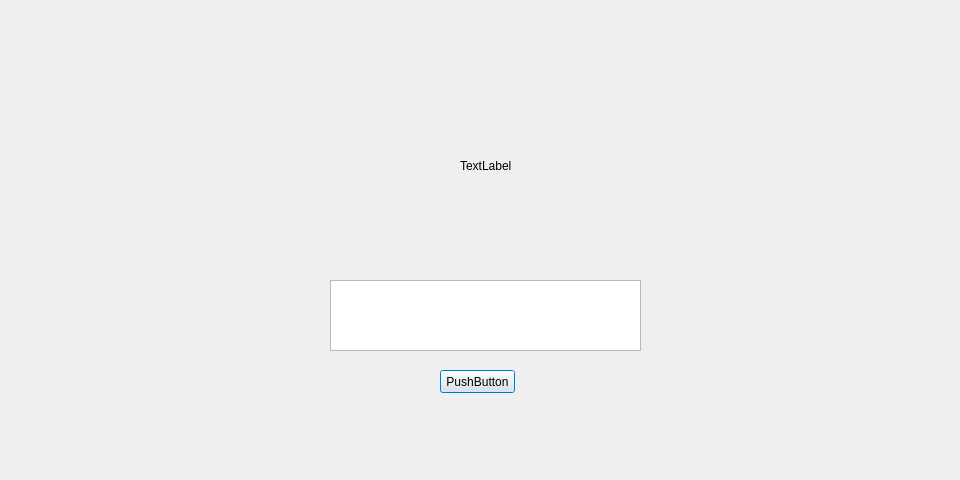
<?xml version="1.0" encoding="UTF-8"?>
<ui version="4.0">
 <class>Dialog</class>
 <widget class="QDialog" name="Dialog">
  <property name="geometry">
   <rect>
    <x>0</x>
    <y>0</y>
    <width>960</width>
    <height>480</height>
   </rect>
  </property>
  <property name="windowTitle">
   <string>Dialog</string>
  </property>
  <widget class="QPushButton" name="pushButton">
   <property name="geometry">
    <rect>
     <x>440</x>
     <y>370</y>
     <width>75</width>
     <height>23</height>
    </rect>
   </property>
   <property name="text">
    <string>PushButton</string>
   </property>
  </widget>
  <widget class="QTextEdit" name="textEdit">
   <property name="geometry">
    <rect>
     <x>330</x>
     <y>280</y>
     <width>311</width>
     <height>71</height>
    </rect>
   </property>
  </widget>
  <widget class="QLabel" name="label">
   <property name="geometry">
    <rect>
     <x>460</x>
     <y>160</y>
     <width>56</width>
     <height>12</height>
    </rect>
   </property>
   <property name="text">
    <string>TextLabel</string>
   </property>
  </widget>
 </widget>
 <resources/>
 <connections>
  <connection>
   <sender>pushButton</sender>
   <signal>clicked()</signal>
   <receiver>Dialog</receiver>
   <slot>slot1()</slot>
   <hints>
    <hint type="sourcelabel">
     <x>489</x>
     <y>383</y>
    </hint>
    <hint type="destinationlabel">
     <x>483</x>
     <y>411</y>
    </hint>
   </hints>
  </connection>
  <connection>
   <sender>textEdit</sender>
   <signal>textChanged()</signal>
   <receiver>Dialog</receiver>
   <slot>slot1()</slot>
   <hints>
    <hint type="sourcelabel">
     <x>382</x>
     <y>335</y>
    </hint>
    <hint type="destinationlabel">
     <x>392</x>
     <y>406</y>
    </hint>
   </hints>
  </connection>
 </connections>
 <slots>
  <slot>slot1()</slot>
 </slots>
</ui>
